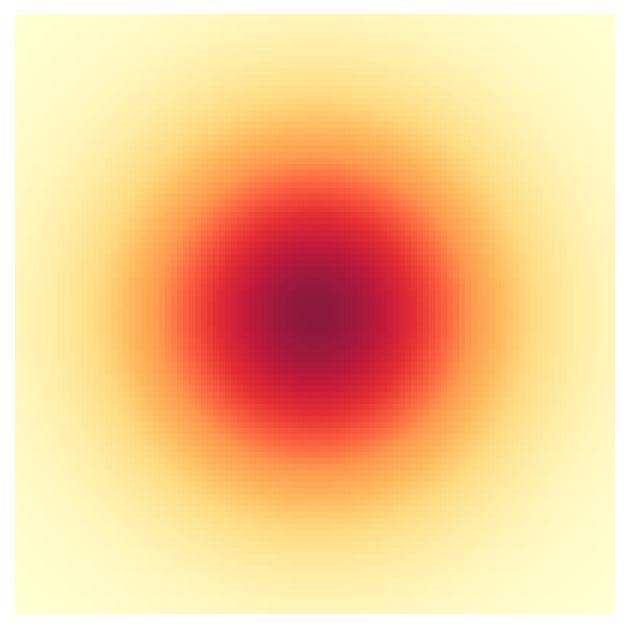
#> input picture doc/pic/l2_distance_bg_v2.png, 629 x 629 px, found by its file name
$ python generate_legend.py
#> lines starting #> are read from the running program, lines starting #| are printed output that depends on the picture
import matplotlib.pyplot as plt
import matplotlib.image as mpimg
from matplotlib.patches import FancyBboxPatch
import os
import numpy as np
from PIL import Image

# 设置高分辨率
plt.rcParams['figure.dpi'] = 300
plt.rcParams['savefig.dpi'] = 300

# 图片路径和标签
images = [
    ('l2_distance_bg_v2.png', 'L2 Distance\n$D_{L2}$'),
    ('cosine_distance_bg_v2.png', 'Cosine Distance\n$D_{cos}$'),
    ('avgpool_bg.png', 'Average Pooling\n$AvgPool$'),
    ('maxpool_bg.png', 'Max Pooling\n$MaxPool$'),
    ('gap_bg.png', 'Global Average Pooling\n$GAP$'),
    ('gmp_bg.png', 'Global Max Pooling\n$GMP$')
]

# 针对不同图片的显示前处理：
# - 余弦图：裁剪右侧 50%（去掉左侧空白），再以原尺寸显示
# - L2 图：按比例缩小后，居中贴到同尺寸透明画布，使视觉占比减小
def _load_image_for_display(img_path: str, l2_zoom: float = 0.7, cos_target_ratio: float = 0.85) -> np.ndarray:
#> called with img_path = 'doc/pic/l2_distance_bg_v2.png', l2_zoom = 0.7, cos_target_ratio = 0.85
    name = os.path.basename(img_path)
    try:
        img = Image.open(img_path).convert('RGBA')
#> img is the input picture: PIL image 629x629 RGBA; mean R, G, B, A 247.9, 193.9, 135.3, 208.4
    except Exception:
        # 回退到 mpimg 读取
        return mpimg.imread(img_path)

    if name == 'cosine_distance_bg_v2.png':
        w, h = img.size
        # 取右侧 50%
        right = img.crop((w // 2, 0, w, h))
        # 放大到占画布宽度的 cos_target_ratio（默认 85%）
        target_w = int(w * cos_target_ratio)
        scale = target_w / (w - w // 2)
        nw, nh = max(1, int((w - w // 2) * scale)), max(1, int(h * scale))
        right_big = right.resize((nw, nh), Image.LANCZOS)
        canvas = Image.new('RGBA', (w, h), (255, 255, 255, 0))
        ox = (w - nw) // 2
        oy = (h - nh) // 2
        canvas.paste(right_big, (ox, oy), mask=right_big)
        img = canvas

    if name == 'l2_distance_bg_v2.png':
        w, h = img.size
#> w = 629; h = 629
        nw, nh = max(1, int(w * l2_zoom)), max(1, int(h * l2_zoom))
#> nw = 440; nh = 440
        small = img.resize((nw, nh), Image.LANCZOS)
        canvas = Image.new('RGBA', (w, h), (255, 255, 255, 0))
        ox = (w - nw) // 2
#> ox = 94
        oy = (h - nh) // 2
#> oy = 94
        canvas.paste(small, (ox, oy), mask=small)
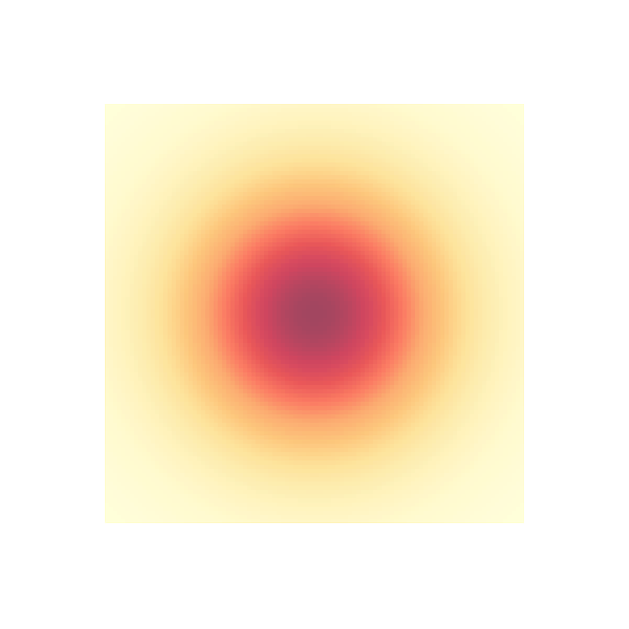
#> canvas: PIL image 629x629 RGBA; mean R, G, B, A 251.6, 227.9, 202.2, 91.6; transparent parts drawn white
        img = canvas

    return np.array(img)

# 创建 2x3 布局
fig, axes = plt.subplots(2, 3, figsize=(12, 8))
fig.suptitle('Pooling and Distance Operations', fontsize=16, fontweight='bold', y=0.98)

# 展平axes数组以便迭代
axes = axes.flatten()

for idx, (img_name, label) in enumerate(images):
    ax = axes[idx]
    img_path = os.path.join('doc/pic', img_name)

    # 检查文件是否存在
    if os.path.exists(img_path):
        arr = _load_image_for_display(img_path)
        ax.imshow(arr)
    else:
        ax.text(0.5, 0.5, f'{img_name}\nNot Found',
                ha='center', va='center', fontsize=10, color='red')

    ax.axis('off')

    # 添加标签
    ax.text(0.5, -0.15, label, transform=ax.transAxes,
            ha='center', va='top', fontsize=11, fontweight='bold',
            bbox=dict(boxstyle='round,pad=0.5', facecolor='lightgray',
                     edgecolor='gray', alpha=0.8))
#> pass 2 of the loop `for idx, (img_name, label) in enumerate(images):`:
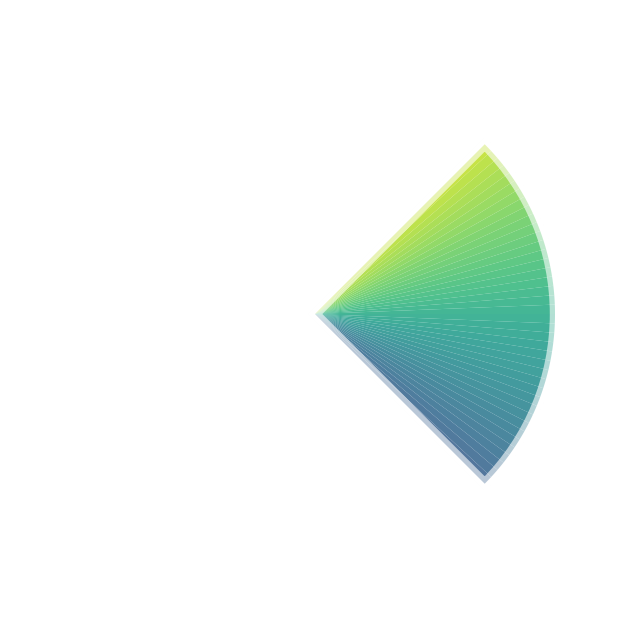
#> input picture doc/pic/cosine_distance_bg_v2.png, 629 x 629 px, found by its file name
#> in _load_image_for_display, img is the input picture: PIL image 629x629 RGBA; mean R, G, B, A 235, 245.4, 240.2, 26.2
#> in _load_image_for_display (call 2), `right = img.crop((w // 2, 0, w, h))`:
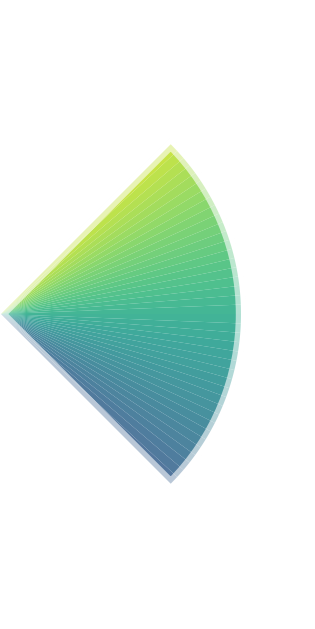
#> right: PIL image 315x629 RGBA; mean R, G, B, A 215, 235.8, 225.4, 52.3; transparent parts drawn white
#> in _load_image_for_display (call 2), `canvas.paste(right_big, (ox, oy), mask=right_big)`:
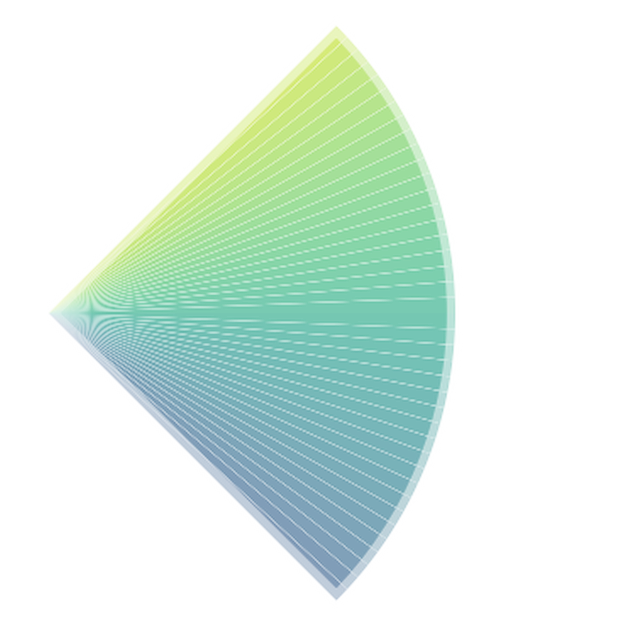
#> canvas: PIL image 629x629 RGBA; mean R, G, B, A 207.1, 231.9, 219.5, 61.9; transparent parts drawn white

plt.tight_layout(rect=[0, 0, 1, 0.96])
plt.savefig('doc/pic/operations_legend.png',
            bbox_inches='tight', dpi=300, transparent=True)
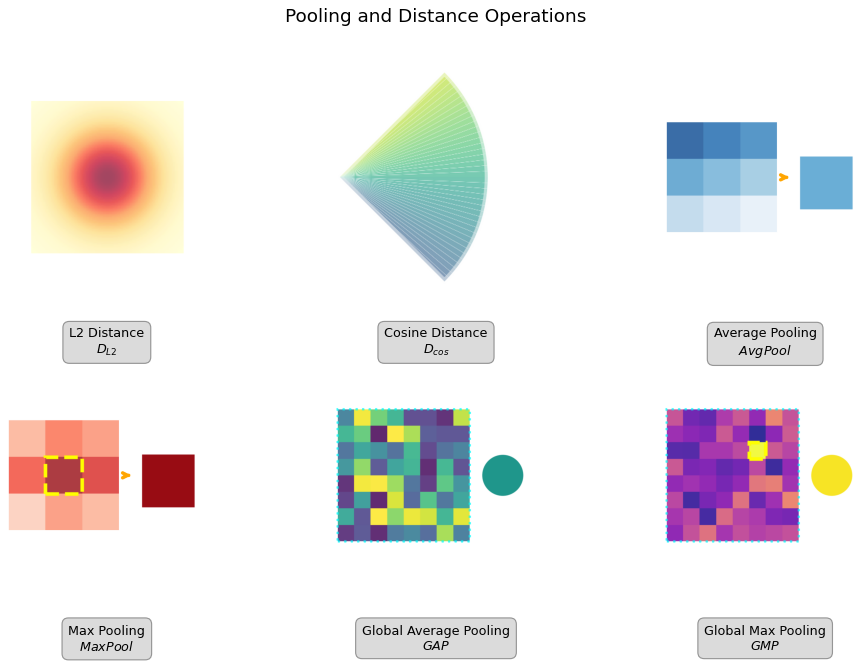
#> figure drawn by matplotlib, 6 panels
print("✓ 图例已生成: operations_legend.png")
plt.close()

# ========== 创建紧凑的水平布局版本 ==========
fig, axes = plt.subplots(1, 6, figsize=(18, 3))

for idx, (img_name, label) in enumerate(images):
    ax = axes[idx]
    img_path = os.path.join('doc/pic', img_name)

    if os.path.exists(img_path):
        arr = _load_image_for_display(img_path)
        ax.imshow(arr)
    else:
        ax.text(0.5, 0.5, 'Not Found', ha='center', va='center')

    ax.axis('off')
    ax.set_title(label, fontsize=10, fontweight='bold', pad=10)
#> pass 2 of the loop `for idx, (img_name, label) in enumerate(images):`:

plt.tight_layout()
plt.savefig('doc/pic/operations_legend_horizontal.png',
            bbox_inches='tight', dpi=300, transparent=True)
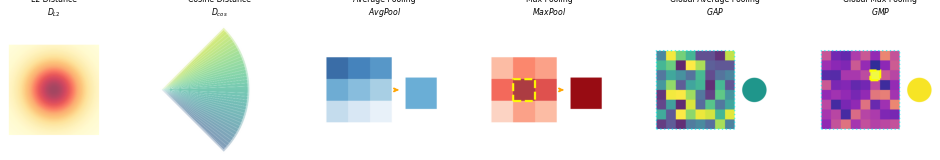
#> figure drawn by matplotlib, 6 panels
print("✓ 水平图例已生成: operations_legend_horizontal.png")
plt.close()

# ========== 创建竖直布局版本 ==========
fig, axes = plt.subplots(6, 1, figsize=(5, 15))

for idx, (img_name, label) in enumerate(images):
    ax = axes[idx]
    img_path = os.path.join('doc/pic', img_name)

    if os.path.exists(img_path):
        arr = _load_image_for_display(img_path)
        ax.imshow(arr)
    else:
        ax.text(0.5, 0.5, 'Not Found', ha='center', va='center')

    ax.axis('off')
    # 标签放在左侧
    ax.text(-0.05, 0.5, label.replace('\n', ' '),
            transform=ax.transAxes,
            ha='right', va='center', fontsize=11, fontweight='bold',
            bbox=dict(boxstyle='round,pad=0.5', facecolor='lightgray',
                     edgecolor='gray', alpha=0.8))
#> pass 2 of the loop `for idx, (img_name, label) in enumerate(images):`:

plt.tight_layout()
plt.savefig('doc/pic/operations_legend_vertical.png',
            bbox_inches='tight', dpi=300, transparent=True)
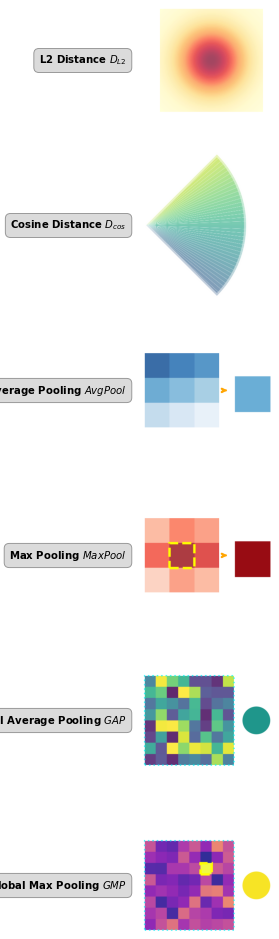
#> figure drawn by matplotlib, 6 panels
print("✓ 竖直图例已生成: operations_legend_vertical.png")
plt.close()

# ========== 创建紧凑的论文用版本（无标题栏，仅标签）==========
fig, axes = plt.subplots(2, 3, figsize=(10, 6.5))
axes = axes.flatten()

for idx, (img_name, label) in enumerate(images):
    ax = axes[idx]
    img_path = os.path.join('doc/pic', img_name)

    if os.path.exists(img_path):
        arr = _load_image_for_display(img_path)
        ax.imshow(arr)
    else:
        ax.text(0.5, 0.5, 'Not Found', ha='center', va='center')

    ax.axis('off')

    # 简洁标签（使用子图标号）
    subfig_label = chr(97 + idx)  # a, b, c, d, e, f
    label_text = label.split('\n')[0]  # 只取第一行
    ax.text(0.02, 0.98, f'({subfig_label}) {label_text}',
            transform=ax.transAxes,
            ha='left', va='top', fontsize=10, fontweight='bold',
            bbox=dict(boxstyle='round,pad=0.3', facecolor='white',
                     edgecolor='black', alpha=0.9))
#> pass 2 of the loop `for idx, (img_name, label) in enumerate(images):`:

plt.tight_layout(pad=0.5)
plt.savefig('doc/pic/operations_legend_paper.png',
            bbox_inches='tight', dpi=300, transparent=True)
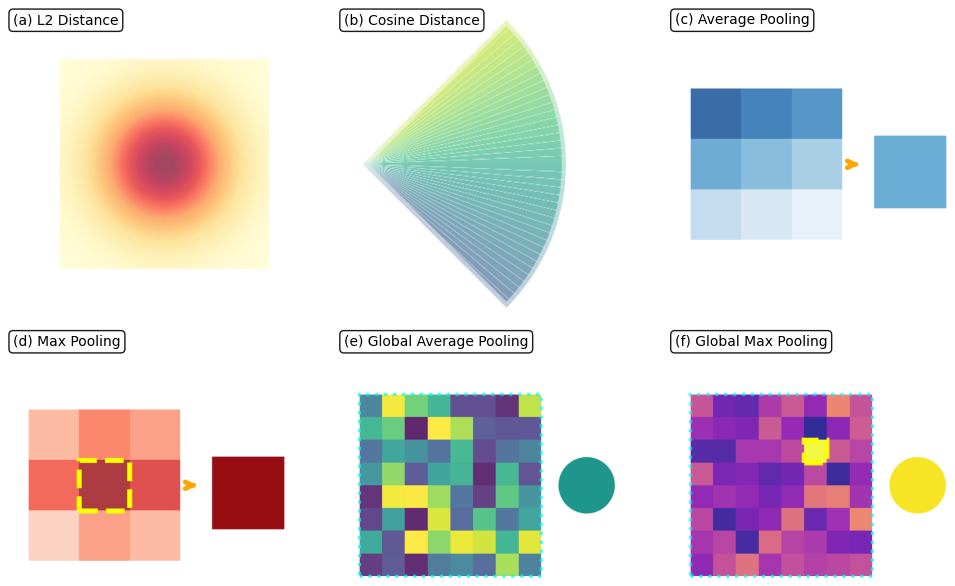
#> figure drawn by matplotlib, 6 panels
print("✓ 论文版图例已生成: operations_legend_paper.png")
plt.close()

print("\n所有图例已生成完成！")
print("\n生成的文件:")
print("- operations_legend.png (2x3网格，带标题)")
print("- operations_legend_horizontal.png (1x6水平排列)")
print("- operations_legend_vertical.png (6x1竖直排列)")
print("- operations_legend_paper.png (2x3论文格式，带子图标号)")
